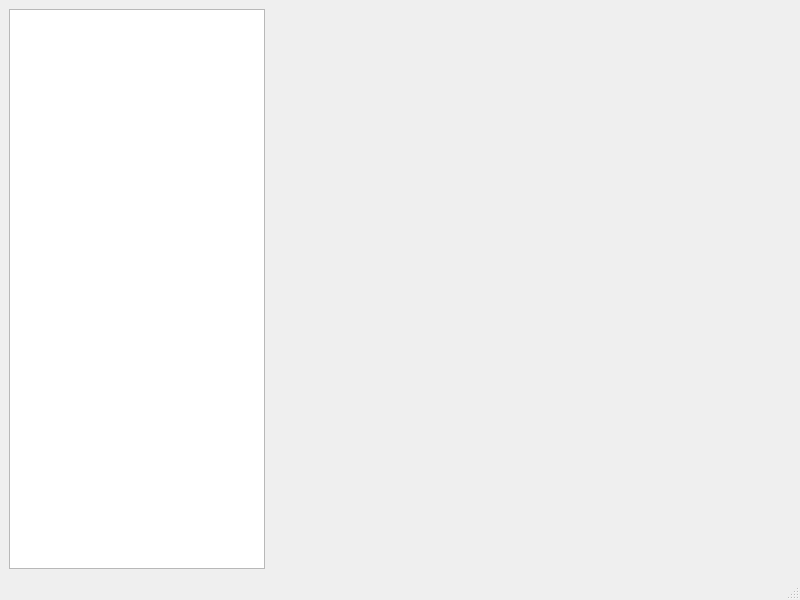
<?xml version="1.0" encoding="UTF-8"?>
<ui version="4.0">
 <class>RobotControlStation</class>
 <widget class="QMainWindow" name="RobotControlStation">
  <property name="geometry">
   <rect>
    <x>0</x>
    <y>0</y>
    <width>800</width>
    <height>600</height>
   </rect>
  </property>
  <property name="windowTitle">
   <string>RobotControlStation</string>
  </property>
  <widget class="QWidget" name="centralwidget">
   <layout class="QFormLayout" name="formLayout">
    <item row="0" column="0">
     <widget class="QListWidget" name="listWidget"/>
    </item>
   </layout>
  </widget>
  <widget class="QMenuBar" name="menubar">
   <property name="geometry">
    <rect>
     <x>0</x>
     <y>0</y>
     <width>800</width>
     <height>17</height>
    </rect>
   </property>
  </widget>
  <widget class="QStatusBar" name="statusbar"/>
 </widget>
 <resources/>
 <connections/>
</ui>
